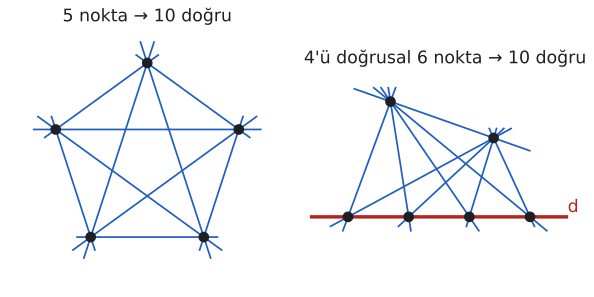

This chart was generated by the following Python code:
import sys; sys.path.insert(0, "tools")
from cizim import *
from itertools import combinations

# Sol: herhangi üçü doğrusal olmayan 5 nokta, C(5,2)=10 doğru.
# Sağ: 4'ü d doğrusu üzerinde, 2'si dışarıda 6 nokta: C(6,2)-C(4,2)+1 = 10 doğru.
fig, (a1, a2) = plt.subplots(1, 2, figsize=(6.4, 3.6))
for ax in (a1, a2): ax.set_aspect("equal"); ax.axis("off")

def uzat(ax, p, q, renk, lw=1.3, k=0.18):
    p, q = np.array(p), np.array(q); u = q - p
    ax.plot(*zip(p - k * u, q + k * u), color=renk, lw=lw, zorder=1)

aci_ = np.radians(90 + 72 * np.arange(5))
P = [(np.cos(t), np.sin(t)) for t in aci_]
for p, q in combinations(P, 2): uzat(a1, p, q, MAVI, k=0.12)
for i, p in enumerate(P):
    a1.plot(*p, "o", color=YAZI, markersize=7, zorder=5)
a1.set_xlim(-1.45, 1.45); a1.set_ylim(-1.35, 1.35)
a1.set_title("5 nokta → 10 doğru", fontsize=13, color=YAZI)

D = [(0, 0), (1, 0), (2, 0), (3, 0)]
E = [(0.7, 1.9), (2.4, 1.3)]
a2.plot([-0.6, 3.6], [0, 0], color=KIRMIZI, lw=2.6, zorder=2)
a2.text(3.62, 0.08, "d", color=KIRMIZI, fontsize=13)
for e in E:
    for p in D: uzat(a2, e, p, MAVI, k=0.12)
uzat(a2, E[0], E[1], MAVI, k=0.35)
for p in D + E: a2.plot(*p, "o", color=YAZI, markersize=7, zorder=5)
a2.set_xlim(-0.7, 3.9); a2.set_ylim(-0.5, 2.4)
a2.set_title("4'ü doğrusal 6 nokta → 10 doğru", fontsize=13, color=YAZI)
fig.tight_layout()
kaydet(fig, __file__)
